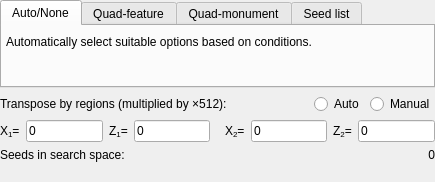
<?xml version="1.0" encoding="UTF-8"?>
<ui version="4.0">
 <class>FormGen48</class>
 <widget class="QWidget" name="FormGen48">
  <property name="geometry">
   <rect>
    <x>0</x>
    <y>0</y>
    <width>435</width>
    <height>182</height>
   </rect>
  </property>
  <property name="sizePolicy">
   <sizepolicy hsizetype="Expanding" vsizetype="Expanding">
    <horstretch>0</horstretch>
    <verstretch>0</verstretch>
   </sizepolicy>
  </property>
  <property name="windowTitle">
   <string>Form</string>
  </property>
  <layout class="QGridLayout" name="gridLayout">
   <property name="margin">
    <number>0</number>
   </property>
   <item row="0" column="0">
    <widget class="QWidget" name="widget" native="true">
     <layout class="QGridLayout" name="gridLayout_2">
      <property name="margin">
       <number>0</number>
      </property>
      <item row="0" column="0" colspan="2">
       <widget class="QTabWidget" name="tabWidget">
        <property name="currentIndex">
         <number>0</number>
        </property>
        <widget class="QWidget" name="tabAuto">
         <attribute name="title">
          <string>Auto/None</string>
         </attribute>
         <layout class="QGridLayout" name="gridLayout_4">
          <property name="margin">
           <number>4</number>
          </property>
          <item row="0" column="0">
           <widget class="QLabel" name="labelAutoDesc">
            <property name="text">
             <string>Automatically select suitable options based on conditions.</string>
            </property>
           </widget>
          </item>
          <item row="1" column="0">
           <widget class="QLabel" name="labelAuto">
            <property name="text">
             <string/>
            </property>
           </widget>
          </item>
         </layout>
        </widget>
        <widget class="QWidget" name="tabQuadF">
         <attribute name="title">
          <string>Quad-feature</string>
         </attribute>
         <layout class="QGridLayout" name="gridLayout_5">
          <property name="margin">
           <number>4</number>
          </property>
          <item row="1" column="0">
           <widget class="QLabel" name="labelSalt">
            <property name="toolTip">
             <string>Value (such as a structure salt) added to the 48-bit seeds</string>
            </property>
            <property name="text">
             <string>Add structure salt:</string>
            </property>
           </widget>
          </item>
          <item row="1" column="1">
           <widget class="QLineEdit" name="lineSalt">
            <property name="enabled">
             <bool>false</bool>
            </property>
            <property name="text">
             <string>0</string>
            </property>
           </widget>
          </item>
          <item row="0" column="0">
           <widget class="QLabel" name="labelLow20">
            <property name="toolTip">
             <string>Selects a set of values for the lower 20-bits of the seed, corresponding to quad-feature constellations
Applies only to feature-structures of region-size = 32 and chunk-gap = 8, in particular swamp-huts</string>
            </property>
            <property name="text">
             <string>Restrict lower bits:</string>
            </property>
           </widget>
          </item>
          <item row="0" column="1">
           <widget class="QComboBox" name="comboLow20">
            <property name="sizeAdjustPolicy">
             <enum>QComboBox::AdjustToMinimumContentsLength</enum>
            </property>
            <item>
             <property name="text">
              <string>Quad-hut (ideal)</string>
             </property>
            </item>
            <item>
             <property name="text">
              <string>Quad-hut (classic)</string>
             </property>
            </item>
            <item>
             <property name="text">
              <string>Quad-hut (normal)</string>
             </property>
            </item>
            <item>
             <property name="text">
              <string>Quad-hut (barely)</string>
             </property>
            </item>
            <item>
             <property name="text">
              <string>Quad-feature (ideal, custom salt)</string>
             </property>
            </item>
           </widget>
          </item>
         </layout>
        </widget>
        <widget class="QWidget" name="tabQuadM">
         <attribute name="title">
          <string>Quad-monument</string>
         </attribute>
         <layout class="QHBoxLayout" name="horizontalLayout_2">
          <item>
           <widget class="QLabel" name="labelQM">
            <property name="toolTip">
             <string>Number of planar spawning spaces inside monuments that are within 128 blocks of a center position
(i.e. this is a measure quality, out of 4*58*58)</string>
            </property>
            <property name="text">
             <string>Min. monument area:</string>
            </property>
           </widget>
          </item>
         </layout>
        </widget>
        <widget class="QWidget" name="tabList">
         <attribute name="title">
          <string>Seed list</string>
         </attribute>
         <layout class="QGridLayout" name="gridLayout_7">
          <property name="margin">
           <number>4</number>
          </property>
          <item row="0" column="0">
           <widget class="QLabel" name="labelPath">
            <property name="toolTip">
             <string>Use a custom seed list as source for 48-bit seed candidates</string>
            </property>
            <property name="text">
             <string>Load 48-bit seed list:</string>
            </property>
           </widget>
          </item>
          <item row="0" column="1">
           <widget class="QLineEdit" name="lineList48">
            <property name="font">
             <font>
              <family>Monospace</family>
              <pointsize>9</pointsize>
             </font>
            </property>
            <property name="readOnly">
             <bool>true</bool>
            </property>
           </widget>
          </item>
          <item row="0" column="2">
           <widget class="QPushButton" name="buttonBrowse">
            <property name="maximumSize">
             <size>
              <width>24</width>
              <height>16777215</height>
             </size>
            </property>
            <property name="text">
             <string>...</string>
            </property>
           </widget>
          </item>
          <item row="1" column="0">
           <widget class="QLabel" name="labelListSalt">
            <property name="toolTip">
             <string>Value (such as a structure salt) added to the 48-bit seeds</string>
            </property>
            <property name="text">
             <string>Add structure salt:</string>
            </property>
           </widget>
          </item>
          <item row="1" column="1" colspan="2">
           <widget class="QLineEdit" name="lineListSalt">
            <property name="enabled">
             <bool>true</bool>
            </property>
            <property name="text">
             <string>0</string>
            </property>
           </widget>
          </item>
         </layout>
        </widget>
       </widget>
      </item>
      <item row="1" column="0" colspan="2">
       <widget class="QFrame" name="frame">
        <property name="frameShape">
         <enum>QFrame::NoFrame</enum>
        </property>
        <property name="frameShadow">
         <enum>QFrame::Plain</enum>
        </property>
        <layout class="QGridLayout" name="gridLayout_3">
         <property name="margin">
          <number>0</number>
         </property>
         <item row="0" column="1">
          <spacer name="horizontalSpacer_2">
           <property name="orientation">
            <enum>Qt::Horizontal</enum>
           </property>
           <property name="sizeType">
            <enum>QSizePolicy::MinimumExpanding</enum>
           </property>
           <property name="sizeHint" stdset="0">
            <size>
             <width>0</width>
             <height>0</height>
            </size>
           </property>
          </spacer>
         </item>
         <item row="0" column="2">
          <widget class="QRadioButton" name="radioAuto">
           <property name="text">
            <string>Auto</string>
           </property>
          </widget>
         </item>
         <item row="0" column="3">
          <widget class="QRadioButton" name="radioManual">
           <property name="text">
            <string>Manual</string>
           </property>
          </widget>
         </item>
         <item row="0" column="0">
          <widget class="QLabel" name="labelTranspose">
           <property name="text">
            <string>Transpose by regions (multiplied by ×512):</string>
           </property>
          </widget>
         </item>
        </layout>
       </widget>
      </item>
      <item row="2" column="0" colspan="2">
       <layout class="QHBoxLayout" name="horizontalLayout">
        <item>
         <widget class="QLabel" name="labelX1">
          <property name="toolTip">
           <string>Lower bound (inclusive)</string>
          </property>
          <property name="text">
           <string>X&lt;sub&gt;1&lt;/sub&gt;=</string>
          </property>
         </widget>
        </item>
        <item>
         <widget class="QLineEdit" name="lineEditX1">
          <property name="toolTip">
           <string>Lower bound (inclusive)</string>
          </property>
          <property name="text">
           <string>0</string>
          </property>
         </widget>
        </item>
        <item>
         <widget class="QLabel" name="labelZ1">
          <property name="toolTip">
           <string>Lower bound (inclusive)</string>
          </property>
          <property name="text">
           <string>Z&lt;sub&gt;1&lt;/sub&gt;=</string>
          </property>
         </widget>
        </item>
        <item>
         <widget class="QLineEdit" name="lineEditZ1">
          <property name="toolTip">
           <string>Lower bound (inclusive)</string>
          </property>
          <property name="text">
           <string>0</string>
          </property>
         </widget>
        </item>
        <item>
         <spacer name="horizontalSpacer">
          <property name="orientation">
           <enum>Qt::Horizontal</enum>
          </property>
          <property name="sizeHint" stdset="0">
           <size>
            <width>40</width>
            <height>20</height>
           </size>
          </property>
         </spacer>
        </item>
        <item>
         <widget class="QLabel" name="labelX2">
          <property name="toolTip">
           <string>Upper bound (inclusive)</string>
          </property>
          <property name="text">
           <string>X&lt;sub&gt;2&lt;/sub&gt;=</string>
          </property>
         </widget>
        </item>
        <item>
         <widget class="QLineEdit" name="lineEditX2">
          <property name="toolTip">
           <string>Upper bound (inclusive)</string>
          </property>
          <property name="text">
           <string>0</string>
          </property>
         </widget>
        </item>
        <item>
         <widget class="QLabel" name="labelZ2">
          <property name="toolTip">
           <string>Upper bound (inclusive)</string>
          </property>
          <property name="text">
           <string>Z&lt;sub&gt;2&lt;/sub&gt;=</string>
          </property>
         </widget>
        </item>
        <item>
         <widget class="QLineEdit" name="lineEditZ2">
          <property name="toolTip">
           <string>Upper bound (inclusive)</string>
          </property>
          <property name="text">
           <string>0</string>
          </property>
         </widget>
        </item>
       </layout>
      </item>
      <item row="3" column="0">
       <widget class="QLabel" name="labelSpace">
        <property name="text">
         <string>Seeds in search space:</string>
        </property>
       </widget>
      </item>
      <item row="3" column="1">
       <widget class="QLabel" name="labelCount">
        <property name="text">
         <string>0</string>
        </property>
        <property name="alignment">
         <set>Qt::AlignRight|Qt::AlignTrailing|Qt::AlignVCenter</set>
        </property>
       </widget>
      </item>
      <item row="4" column="0">
       <spacer name="verticalSpacer_2">
        <property name="orientation">
         <enum>Qt::Vertical</enum>
        </property>
        <property name="sizeType">
         <enum>QSizePolicy::MinimumExpanding</enum>
        </property>
        <property name="sizeHint" stdset="0">
         <size>
          <width>20</width>
          <height>0</height>
         </size>
        </property>
       </spacer>
      </item>
     </layout>
    </widget>
   </item>
  </layout>
 </widget>
 <resources/>
 <connections/>
</ui>
